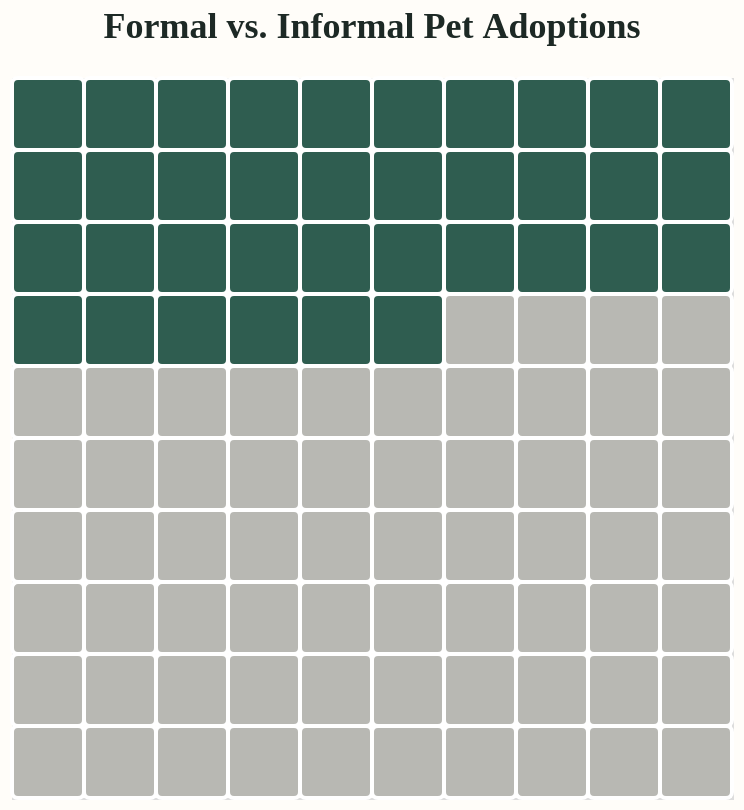

Vega-Lite specification stored for this chart:
### Vega-Lite specification from a JSON file in a GitHub repository (floating-point values rounded to 4 significant figures)
{"$schema": "https://vega.github.io/schema/vega-lite/v5.json", "background": "#fffdf9", "width": 360, "height": 360, "title": {"text": "Formal vs. Informal Pet Adoptions", "font": "DM Sans", "fontSize": 18, "fontWeight": 700, "color": "#1d2925", "subtitleFont": "DM Sans", "subtitleFontSize": 12, "subtitleColor": "#64716c", "offset": 15}, "data": {"values": [{"Category": "Formally Adopted", "Percentage": 0.362, "Count": 36, "order": 1}, {"Category": "Not Formally Adopted", "Percentage": 0.638, "Count": 64, "order": 2}]}, "transform": [{"_comment": "Create a sequence of numbers from 1 up to the category count.", "calculate": "sequence(1, datum.Count + 1)", "as": "sq"}, {"_comment": "Turn each number in the sequence into its own data row.", "flatten": ["sq"]}, {"_comment": "Give every waffle square a unique number, grouped by category order.", "window": [{"op": "row_number", "as": "id"}], "sort": [{"field": "order", "order": "ascending"}]}, {"_comment": "Divide the square number by 10 to determine its row.", "calculate": "ceil(datum.id / 10)", "as": "row"}, {"_comment": "Use the remainder after dividing by 10 to determine its column.", "calculate": "((datum.id - 1) % 10) + 1", "as": "col"}], "mark": {"type": "rect", "stroke": "#ffffff", "strokeWidth": 2, "cornerRadius": 3}, "encoding": {"x": {"field": "col", "type": "ordinal", "axis": null, "scale": {"step": 28}}, "y": {"field": "row", "type": "ordinal", "axis": null, "scale": {"step": 28}, "sort": "ascending"}, "color": {"field": "Category", "type": "nominal", "scale": {"domain": ["Formally Adopted", "Not Formally Adopted"], "range": ["#2f5d50", "#b8b8b3"]}, "legend": null}, "tooltip": [{"field": "Category", "type": "nominal", "title": "Acquisition Type:"}, {"field": "Percentage", "type": "quantitative", "title": "Share:", "format": ".1%"}]}}
